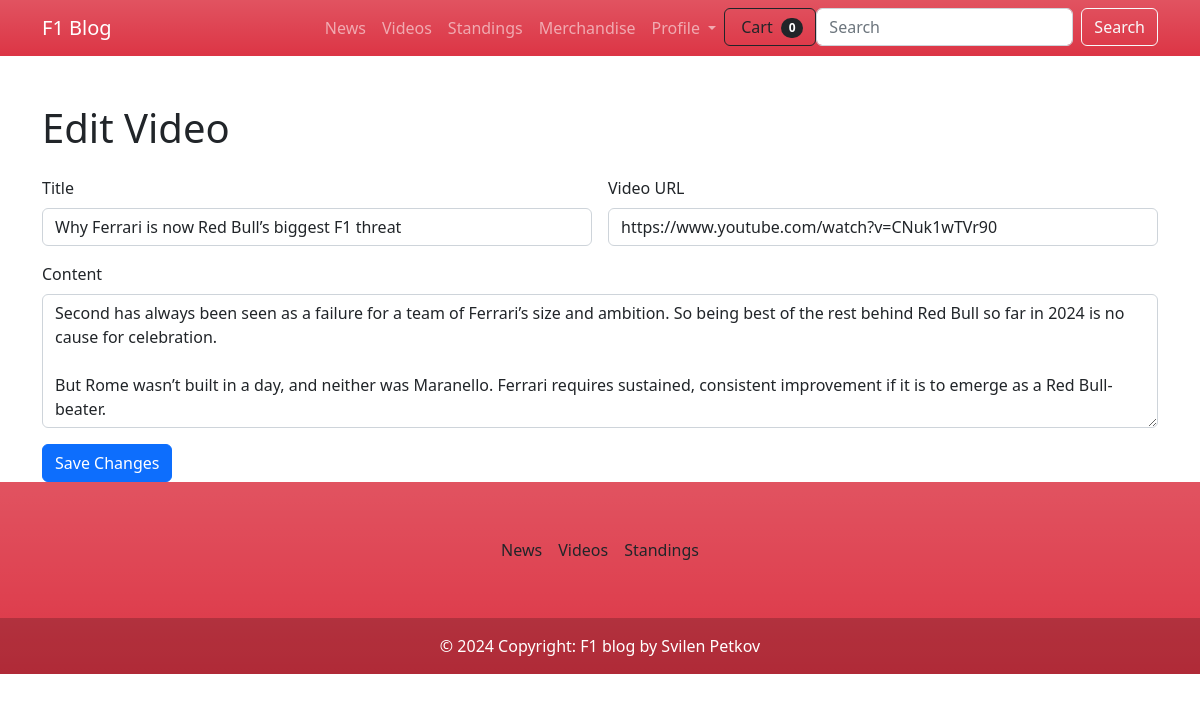
The app's page /videos/edit/7/ (signed in) with its own data.
### f1_blog/videos/models.py (models this page shows, shortened)
class Video(models.Model):
    title = models.CharField(max_length=100)
    content = models.TextField()
    video = models.URLField()
    author = models.ForeignKey(User, on_delete=models.CASCADE)
    likes = models.ManyToManyField(User, related_name='liked_videos', blank=True,)
    created_at = models.DateTimeField(auto_now_add=True)

### f1_blog/videos/views.py (the view)
# urls.py: path('edit/<int:pk>/', views.VideoEditView.as_view(), name='video-edit'),
class VideoEditView(LoginRequiredMixin, UpdateView):
    model = Video
    template_name = 'videos/edit_video.html'
    fields = ['title', 'content', 'video']
    success_url = reverse_lazy('video-index')

### f1_blog/news/templatetags/moderator_filter.py (called while the page is built)
@register.filter
def is_moderator_or_admin(user):
    return user.groups.filter(name='moderator').exists() or user.is_staff

### templates/videos/edit_video.html (shortened to what this page needs)
{% extends 'base.html' %}
{% block content %}
<div class="container mt-5">
  <h1 class="mb-4">Edit Video</h1>
  <form method="post" class="row g-3">
    <div class="col-md-6">
      <label for="title" class="form-label">Title</label>
      <input type="text" class="form-control" id="title" name="title" value="{{ form.title.value }}">
    </div>
    <div class="col-md-6">
      <label for="video" class="form-label">Video URL</label>
      <input type="url" class="form-control" id="video" name="video" value="{{ form.video.value }}">
    </div>
    <div class="col-12">
      <label for="content" class="form-label">Content</label>
      <textarea class="form-control" id="content" name="content" rows="5">{{ form.content.value }}</textarea>
    </div>
    <div class="col-12">
      <button type="submit" class="btn btn-primary">Save Changes</button>
    </div>
  </form>
</div>
{% endblock %}

### records on screen
Video: title "Why Ferrari is now Red Bull’s biggest F1 threat", video "https://www.youtube.com/watch?v=CNuk1wTVr90", content "Second has always been seen as a failure for a team of Ferrari’s size and ambition. So being best of the rest behind Red Bull so far in 2024 is no cause for celebration. But Rome wasn’t built in a day, and neither was Maranello. Ferrari requires sustained, consistent improvement if it is to emerge as a Red Bull-beater."

### other values on screen
{{ cart|length }} "0"
